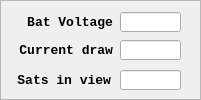
     <widget class="QFrame" name="frame_3">
      <property name="geometry">
       <rect>
        <x>750</x>
        <y>80</y>
        <width>201</width>
        <height>100</height>
       </rect>
      </property>
      <property name="frameShape">
       <enum>QFrame::StyledPanel</enum>
      </property>
      <property name="frameShadow">
       <enum>QFrame::Raised</enum>
      </property>
      <widget class="QLineEdit" name="txtBatVoltage">
       <property name="enabled">
        <bool>true</bool>
       </property>
       <property name="geometry">
        <rect>
         <x>120</x>
         <y>12</y>
         <width>61</width>
         <height>20</height>
        </rect>
       </property>
       <property name="readOnly">
        <bool>true</bool>
       </property>
      </widget>
      <widget class="QLineEdit" name="txtCurrentDraw">
       <property name="enabled">
        <bool>true</bool>
       </property>
       <property name="geometry">
        <rect>
         <x>120</x>
         <y>40</y>
         <width>61</width>
         <height>20</height>
        </rect>
       </property>
       <property name="readOnly">
        <bool>true</bool>
       </property>
      </widget>
      <widget class="QLabel" name="label_13">
       <property name="geometry">
        <rect>
         <x>22</x>
         <y>12</y>
         <width>91</width>
         <height>20</height>
        </rect>
       </property>
       <property name="font">
        <font>
         <family>Monospace</family>
         <pointsize>10</pointsize>
         <weight>75</weight>
         <italic>false</italic>
         <bold>true</bold>
        </font>
       </property>
       <property name="text">
        <string>Bat Voltage</string>
       </property>
       <property name="alignment">
        <set>Qt::AlignRight|Qt::AlignTrailing|Qt::AlignVCenter</set>
       </property>
      </widget>
      <widget class="QLabel" name="label_14">
       <property name="geometry">
        <rect>
         <x>-8</x>
         <y>40</y>
         <width>121</width>
         <height>20</height>
        </rect>
       </property>
       <property name="font">
        <font>
         <family>Monospace</family>
         <pointsize>10</pointsize>
         <weight>75</weight>
         <italic>false</italic>
         <bold>true</bold>
        </font>
       </property>
       <property name="text">
        <string>Current draw</string>
       </property>
       <property name="alignment">
        <set>Qt::AlignRight|Qt::AlignTrailing|Qt::AlignVCenter</set>
       </property>
      </widget>
      <widget class="QLineEdit" name="txtNumSats">
       <property name="enabled">
        <bool>true</bool>
       </property>
       <property name="geometry">
        <rect>
         <x>120</x>
         <y>70</y>
         <width>61</width>
         <height>20</height>
        </rect>
       </property>
       <property name="readOnly">
        <bool>true</bool>
       </property>
      </widget>
      <widget class="QLabel" name="label_35">
       <property name="geometry">
        <rect>
         <x>-10</x>
         <y>70</y>
         <width>121</width>
         <height>20</height>
        </rect>
       </property>
       <property name="font">
        <font>
         <family>Monospace</family>
         <pointsize>10</pointsize>
         <weight>75</weight>
         <italic>false</italic>
         <bold>true</bold>
        </font>
       </property>
       <property name="text">
        <string>Sats in view</string>
       </property>
       <property name="alignment">
        <set>Qt::AlignRight|Qt::AlignTrailing|Qt::AlignVCenter</set>
       </property>
      </widget>
     </widget>
